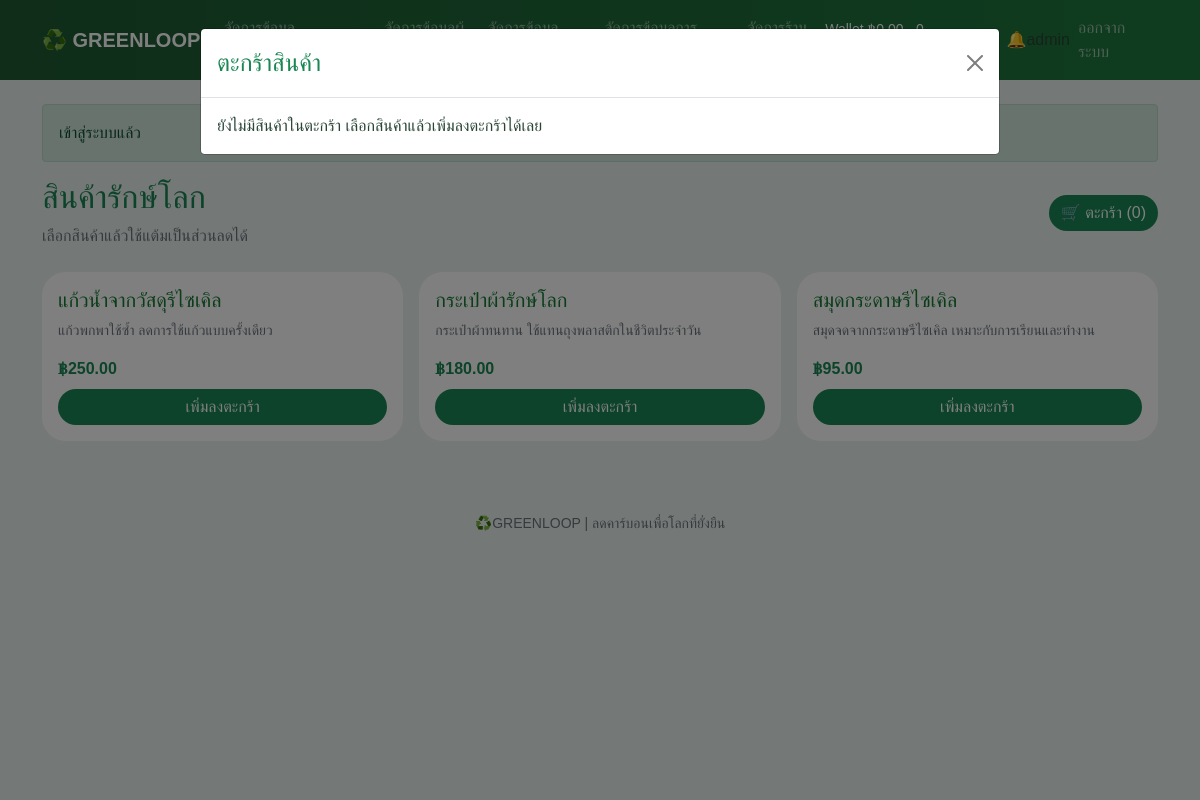
Page /shop.php?cart=1 (signed in) on the committed database.
### tables this page shows
CREATE TABLE `products` (
  `id` int(11) NOT NULL AUTO_INCREMENT,
  `name` varchar(150) NOT NULL,
  `price_thb` decimal(10,2) NOT NULL,
  `stock` int(11) NOT NULL DEFAULT 0,
  `is_active` tinyint(1) NOT NULL DEFAULT 1,
  `description` text NOT NULL,
  `image_path` varchar(255) NOT NULL DEFAULT '',
  `eco_impact` varchar(255) NOT NULL,
  `created_at` datetime NOT NULL DEFAULT current_timestamp(),
  PRIMARY KEY (`id`),
  KEY `products_active_stock_idx` (`is_active`, `stock`)
);

### controller/shop.php (called while the page is built, shortened)
<?php
$products = $db->query(
    'SELECT * FROM products WHERE is_active = 1 ORDER BY created_at DESC'
)->fetch_all(MYSQLI_ASSOC);
$cartCount = array_sum($_SESSION['market_cart'] ?? []);

### init.php (called while the page is built, shortened)
<?php
function e($value){
    return htmlspecialchars((string) $value , ENT_QUOTES , 'UTF-8');
}
require_once __DIR__ . '/header.php';

### shop.php (the view, shortened to what this page needs)
<?php
require 'init.php';
require 'controller/shop.php';
?>
<div class="d-flex justify-content-between align-items-center mb-4">
    <div><h1 class="h2 text-success">สินค้ารักษ์โลก</h1><p class="text-muted mb-0">เลือกสินค้าแล้วใช้แต้มเป็นส่วนลดได้</p></div>
    <button class="btn btn-success" data-bs-toggle="modal" data-bs-target="#cartModal">🛒 ตะกร้า (<?= (int) $cartCount?>)</button>
</div>
<div class="row g-3">
    <?php foreach($products as $product): ?>
        <div class="col-sm-6 col-lg-4">
            <article class="card h-100 p-3">
                <h2 class="h5"><?= e($product['name'])?></h2>
                <p class="small text-muted"><?= e($product['description'])?></p>
                <strong class="text-success mb-2">฿<?= number_format((float) $product['price_thb'], 2)?></strong>
                <form method="post" class="mt-auto">
                    <button class="btn btn-success w-100" name="add_to_cart" <?= $product['stock'] < 1 ? 'disabled' : ''?>>เพิ่มลงตะกร้า</button>
                </form>
            </article>
        </div>
    <?php endforeach; ?>
</div>
<?php require 'views/shop_cart_modal.php'; foot(); ?>

### assets/style.css (style rules this page uses)
:root { --green:#167a31 ; --deep-green: #1e5a33 ; --soft-green: #e9f0ed; }
body { color: #294536; background: #e9f0ed; font-family: 'Leelawade', Tahoma , sans-serif; }
.btn { border: 0; border-radius: 24px; transition: -2s; }
.card, .impact-card { color: var(--green); border: 0; border-radius: 24px; box-shadow: 0 3px 12px, #181919bc; }

### rows in the picture
products: name "แก้วน้ำจากวัสดุรีไซเคิล", description "แก้วพกพาใช้ซ้ำ ลดการใช้แก้วแบบครั้งเดียว", price_thb "250.00"
products: name "กระเป๋าผ้ารักษ์โลก", description "กระเป๋าผ้าทนทาน ใช้แทนถุงพลาสติกในชีวิตประจำวัน", price_thb "180.00"
products: name "สมุดกระดาษรีไซเคิล", description "สมุดจดจากกระดาษรีไซเคิล เหมาะกับการเรียนและทำงาน", price_thb "95.00"

### other values in the picture
$_SESSION['flash'][0] "เข้าสู่ระบบแล้ว"
$cartCount "0"
